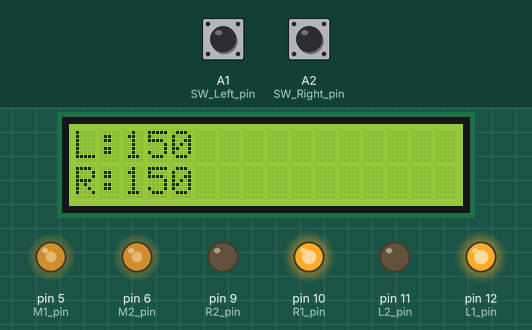
Recording of a sketch running on a simulated Arduino Uno, built with avr-gcc and run on an emulated ATmega328P. Parts: 16×2 character LCD, output pins drawn as LEDs (lit = HIGH). Inputs (shaded band) come from the test bench; at power-on: A1 (SW_Left_pin) HIGH, A2 (SW_Right_pin) HIGH. What the sketch prints to the serial monitor is not drawn.

Above: at 1.2 s.
1.3 s: A1 (SW_Left_pin) pulled LOW for 3.2 s
At 5.7 s:
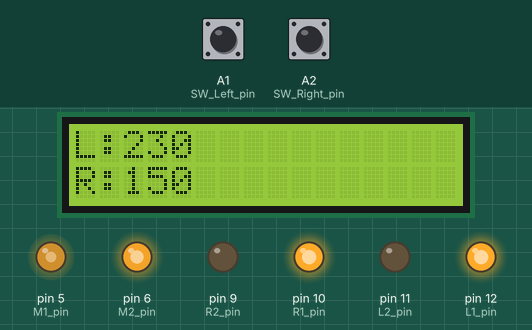
6.0 s: A2 (SW_Right_pin) pulled LOW for 3.2 s
At 9.5 s:
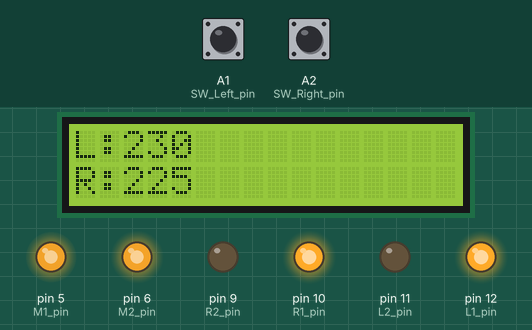
10.7 s: A1 (SW_Left_pin) pulled LOW for 0.25 s
At 12.2 s:
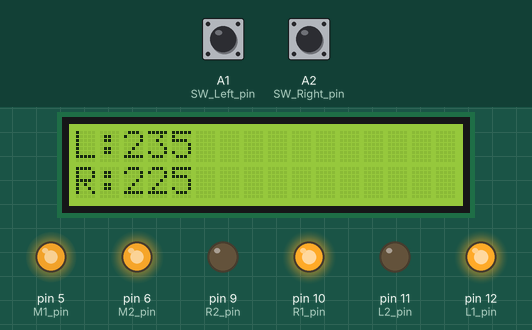
12.5 s: A2 (SW_Right_pin) pulled LOW for 0.25 s
At 13.5 s:
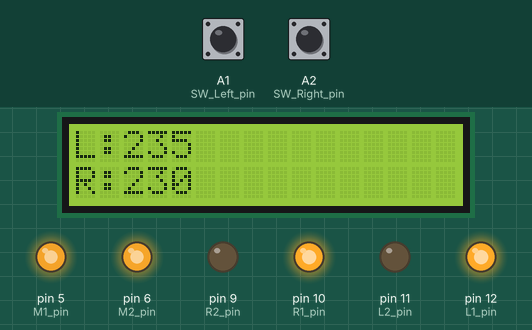
Timing chart, 0 to 15.2 s (numbered marks = the images above; inputs shaded):
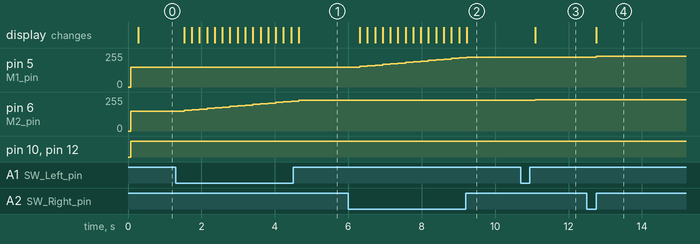

Measured:
- after the input at 1.3 s, pin 6 (M2_pin): moves from 150/255 to 230/255 over 3.1 s, starting after 0.23 s; the display: first changes after 0.23 s (image 1 shows a later state)
- after the input at 6.0 s, pin 5 (M1_pin): moves from 150/255 to 225/255 over 2.9 s, starting after 0.31 s; the display: first changes after 0.31 s (image 2 shows a later state)
- after the input at 10.7 s, pin 6 (M2_pin): 230/255 → 235/255 after 0.40 s; the display: changes after 0.40 s (image 3)
- after the input at 12.5 s, pin 5 (M1_pin): 225/255 → 230/255 after 0.26 s; the display: changes after 0.26 s (image 4)

The sketch:

Car_Straight_Line_LCD.ino
```cpp
#include <Timer.h>
#include <Wire.h>
#include <LCD.h>
#include <LiquidCrystal_I2C.h>  // NewLiquidCrystal library

#define M1_pin 5 // Rifgt ENB
#define M2_pin 6 // Left ENA
#define L1_pin 12 // IN1 F
#define L2_pin 11 // IN2 B
#define R1_pin 10  // IN3 F
#define R2_pin 9 // IN4 B
#define SW_Left_pin A1
#define SW_Right_pin A2
#define I2C_ADDR  0x3F  // 定義 I2C Address for the PCF8574T (0x27、0x3F)
#define BACKLIGHT_PIN  3 // 背光 pin

LiquidCrystal_I2C  lcd(I2C_ADDR, 2, 1, 0, 4, 5, 6, 7); // 初始 I2C LCD 物件

int default_power = 150;
int right_power = default_power;
int left_power = default_power;

Timer t; // 宣告 Timer 物件

void setup() {
  Serial.begin(9600);
  pinMode(L1_pin, OUTPUT);
  pinMode(L2_pin, OUTPUT);
  pinMode(R1_pin, OUTPUT);
  pinMode(R2_pin, OUTPUT);
  pinMode(SW_Left_pin, INPUT_PULLUP);
  pinMode(SW_Right_pin, INPUT_PULLUP);

  lcd.begin (16, 2); // LCD 初始
  lcd.setBacklightPin(BACKLIGHT_PIN, POSITIVE); // 設定背光
  lcd.backlight(); // 開啟背光
  lcd.clear(); // 清空 LCD
  lcd.setCursor(0, 0);
  lcd.print("L:");
  lcd.setCursor(0, 1);
  lcd.print("R:");
  t.every(0, car);
  t.every(10, showInLCD);
}

void loop() {
  t.update();
}

void car() {
  analogWrite(M1_pin, right_power);
  analogWrite(M2_pin, left_power);
  digitalWrite(L1_pin, HIGH);
  digitalWrite(L2_pin, LOW);
  digitalWrite(R1_pin, HIGH);
  digitalWrite(R2_pin, LOW);
  if(digitalRead(SW_Left_pin) == 0) {
    left_power += 5;
    if(left_power > 255) left_power = 255;
  }
  if(digitalRead(SW_Right_pin) == 0) {
    right_power += 5;
    if(right_power > 255) right_power = 255;
  }
  Serial.print(left_power);
  Serial.print(", ");
  Serial.println(right_power);
  delay(200);
}

void showInLCD() {
  lcd.setCursor(2, 0);
  lcd.print(left_power);
  lcd.setCursor(2, 1);
  lcd.print(right_power);
}
```
